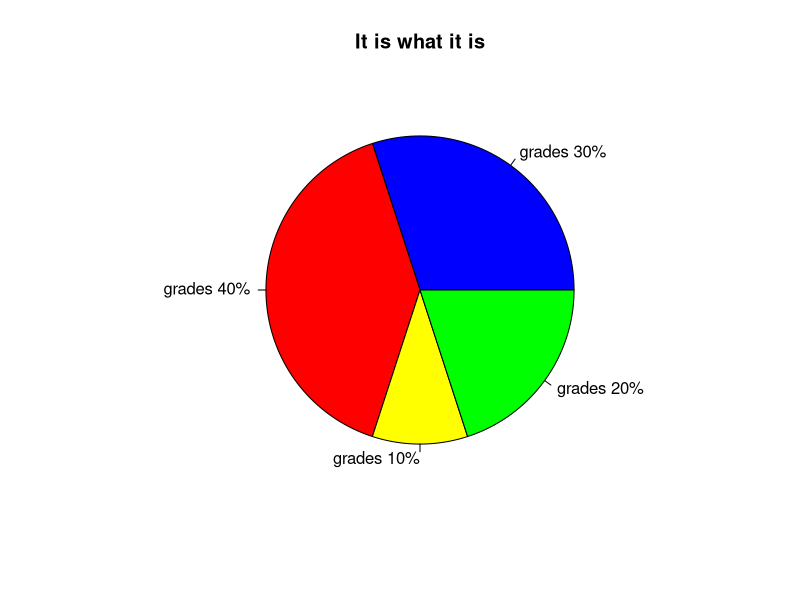

The R script that drew this image:
x <- c(30 , 40 , 10 , 20)

pie(x , labels=paste('grades ' , x , '%' , sep="" ) , main = "It is what it is" , col = c("blue" , "red" , "yellow" , "green"))